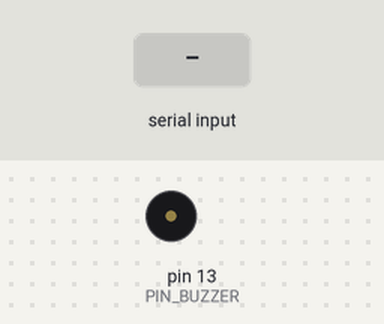
Simulated run of this sketch. Board: Arduino Uno, built with avr-gcc and run on an emulated ATmega328P. Parts: buzzer (waves = sounding, pin HIGH). The inputs (shaded band) are chosen by the test bench. What the sketch prints to the serial monitor is not drawn.

Above: at 1.2 s.
1.3 s: "1" received over Serial
At 2.1 s:
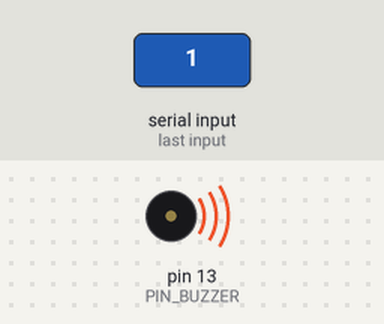
Timing chart, 0 to 4.3 s (numbered marks = the images above; inputs shaded):
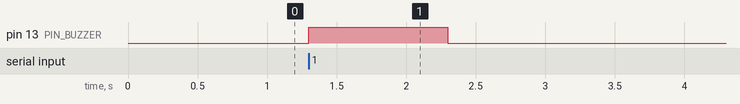

Measured:
- after the input at 1.3 s, pin 13 (PIN_BUZZER): LOW → HIGH at once, → LOW 1.0 s later

The sketch:

03_07_opencv_buzzer.ino
```cpp
#define PIN_BUZZER 13


void setup() {
  // put your setup code here, to run once:
  Serial.begin(115200);
  pinMode(PIN_BUZZER, OUTPUT);
  Serial.println("Start!");
}

void loop() {
  // put your main code here, to run repeatedly:

  if (Serial.available() > 0) {
    char tmp = Serial.read();
    if (tmp == '1') {
      digitalWrite(PIN_BUZZER, HIGH);
      delay(1000);
      digitalWrite(PIN_BUZZER, LOW);
    }
  }
}
```
